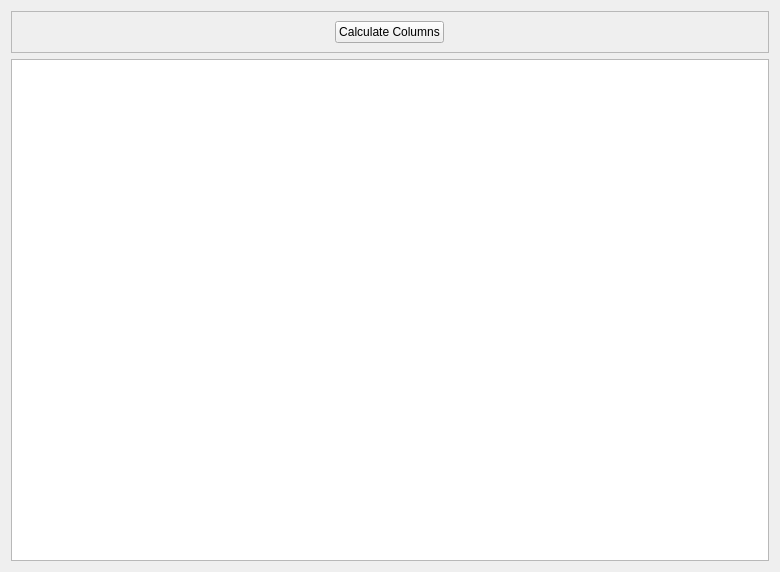
<?xml version="1.0" encoding="UTF-8"?>
<ui version="4.0">
 <class>main_widget</class>
 <widget class="QWidget" name="main_widget">
  <property name="geometry">
   <rect>
    <x>0</x>
    <y>0</y>
    <width>780</width>
    <height>572</height>
   </rect>
  </property>
  <property name="sizePolicy">
   <sizepolicy hsizetype="MinimumExpanding" vsizetype="Fixed">
    <horstretch>0</horstretch>
    <verstretch>0</verstretch>
   </sizepolicy>
  </property>
  <property name="minimumSize">
   <size>
    <width>0</width>
    <height>0</height>
   </size>
  </property>
  <property name="maximumSize">
   <size>
    <width>16777215</width>
    <height>16777215</height>
   </size>
  </property>
  <property name="windowTitle">
   <string>Form</string>
  </property>
  <layout class="QVBoxLayout" name="verticalLayout_2">
   <item>
    <widget class="QFrame" name="table_cfg_frame">
     <property name="sizePolicy">
      <sizepolicy hsizetype="Minimum" vsizetype="Fixed">
       <horstretch>0</horstretch>
       <verstretch>0</verstretch>
      </sizepolicy>
     </property>
     <property name="frameShape">
      <enum>QFrame::StyledPanel</enum>
     </property>
     <property name="frameShadow">
      <enum>QFrame::Raised</enum>
     </property>
     <layout class="QGridLayout" name="gridLayout_3">
      <property name="sizeConstraint">
       <enum>QLayout::SetDefaultConstraint</enum>
      </property>
      <property name="spacing">
       <number>12</number>
      </property>
      <item row="0" column="0">
       <widget class="QPushButton" name="button_calculate">
        <property name="sizePolicy">
         <sizepolicy hsizetype="Fixed" vsizetype="Fixed">
          <horstretch>0</horstretch>
          <verstretch>0</verstretch>
         </sizepolicy>
        </property>
        <property name="text">
         <string>Calculate Columns</string>
        </property>
       </widget>
      </item>
     </layout>
    </widget>
   </item>
   <item>
    <widget class="QTableView" name="table_view">
     <property name="sizePolicy">
      <sizepolicy hsizetype="MinimumExpanding" vsizetype="MinimumExpanding">
       <horstretch>0</horstretch>
       <verstretch>0</verstretch>
      </sizepolicy>
     </property>
     <property name="minimumSize">
      <size>
       <width>0</width>
       <height>0</height>
      </size>
     </property>
     <property name="maximumSize">
      <size>
       <width>16777215</width>
       <height>16777215</height>
      </size>
     </property>
     <property name="horizontalScrollBarPolicy">
      <enum>Qt::ScrollBarAsNeeded</enum>
     </property>
     <property name="sizeAdjustPolicy">
      <enum>QAbstractScrollArea::AdjustIgnored</enum>
     </property>
     <property name="selectionBehavior">
      <enum>QAbstractItemView::SelectItems</enum>
     </property>
     <property name="textElideMode">
      <enum>Qt::ElideNone</enum>
     </property>
     <property name="horizontalScrollMode">
      <enum>QAbstractItemView::ScrollPerPixel</enum>
     </property>
     <property name="showGrid">
      <bool>false</bool>
     </property>
     <property name="sortingEnabled">
      <bool>false</bool>
     </property>
     <property name="wordWrap">
      <bool>false</bool>
     </property>
     <property name="cornerButtonEnabled">
      <bool>false</bool>
     </property>
     <attribute name="horizontalHeaderMinimumSectionSize">
      <number>160</number>
     </attribute>
     <attribute name="horizontalHeaderDefaultSectionSize">
      <number>160</number>
     </attribute>
     <attribute name="horizontalHeaderStretchLastSection">
      <bool>false</bool>
     </attribute>
     <attribute name="verticalHeaderVisible">
      <bool>true</bool>
     </attribute>
    </widget>
   </item>
  </layout>
 </widget>
 <resources/>
 <connections/>
</ui>
